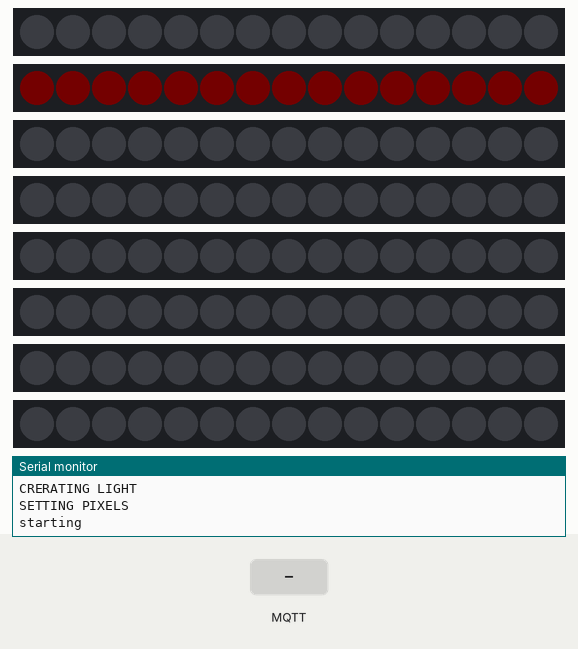
Bench run of a sketch on a simulated ESP8266 (NodeMCU). Parts: 8 × 15 RGB LEDs in strip order, left to right, the last lines printed to the serial monitor. The inputs (shaded band) are chosen by the test bench. Dim RGB values are drawn brighter than linear; WiFi joins after 1.5 s; servers stay silent unless stated; random numbers use the default seed unless the sketch sets one; no MQTT or app messages arrive unless stated.

Above: at 1.1 s.
At 5.2 s:
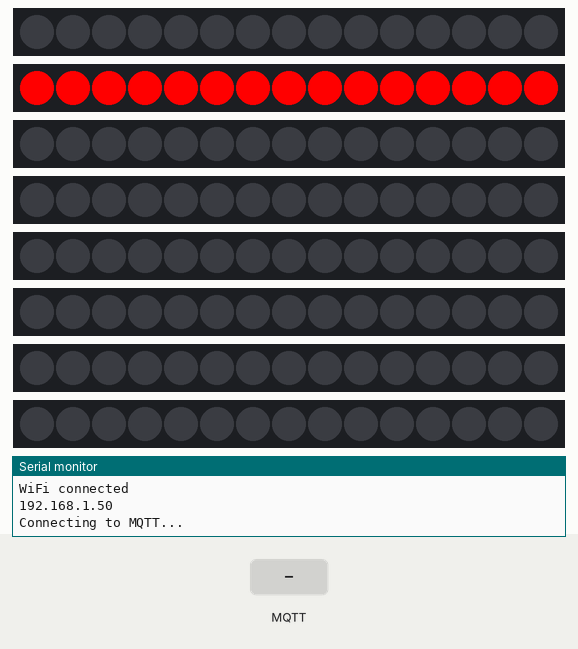
5.3 s: MQTT message "1" arrives on the first subscribed topic
At 7.1 s:
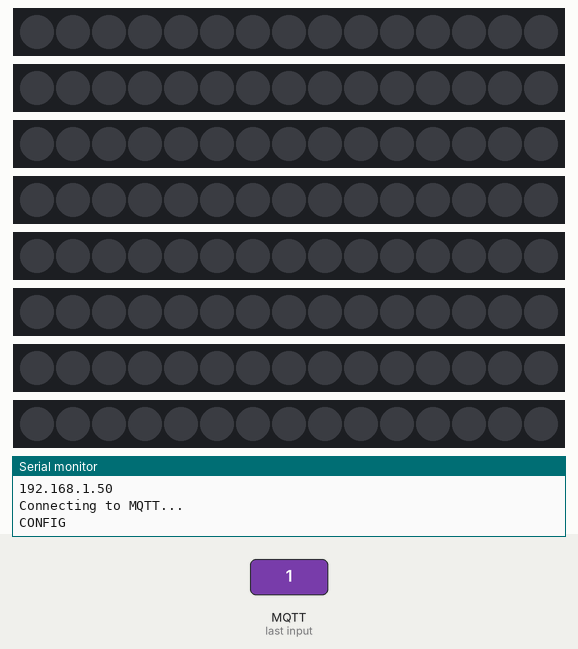
7.7 s: MQTT message "on" arrives on the first subscribed topic
9.2 s: MQTT message "0" arrives on the first subscribed topic
10.7 s: MQTT message "2" arrives on the first subscribed topic
12.2 s: MQTT message "off" arrives on the first subscribed topic
13.7 s: MQTT message "1" arrives on the first subscribed topic
Timing chart, 0 to 16.2 s (numbered marks = the images above; inputs shaded):
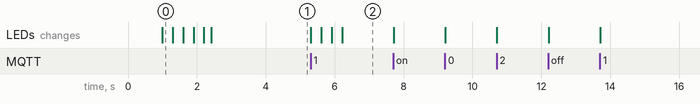

The sketch:

nodemcu_neopixel_mqtt.ino
```cpp
#include <ArduinoJson.h>
#include "./src/Kernel/Kernel.h"
#include "./src/Interface/IModule.h"
#include "./src/Module/LedStripModule/LedStripModule.h"
#include "./src/Module/LedStripModule/Enum/LightType.h"

#define DEVICE_ID "15ledstrip"
#define LED_PIN 5
#define LED_COUNT 15

Kernel *kernel;
LedStripModule *led;

void onConfigurationRecieved(JsonObject configuration)
{
  Serial.println("CONFIG");

  led->applyPreset(Solid, configuration);
}

void onActionTriggered(JsonObject configuration)
{
  Serial.println("ACTION");
}

void setup()
{
  // char *deviceId = (char *)malloc(sizeof(char) * (strlen(DEVICE_ID) + 1));
  // deviceId = (char *)DEVICE_ID;

  led = new LedStripModule(DEVICE_ID, LED_PIN, LED_COUNT);

  Serial.begin(115200);
  delay(1000);

  led->applyPreset(Solid, true);

  // Serial.begin(115200);
  // delay(1000);

  kernel = new Kernel(led, onConfigurationRecieved, onActionTriggered);
}

void loop()
{
  kernel->loop();
  delay(10);
}
```

IModule.h
```cpp
#ifndef IMODULE_INTERFACE
#define IMODULE_INTERFACE

#include <Arduino.h>
#include <ArduinoJson.h>

class IModule
{
public:
    IModule();
    IModule(char *deviceId);
    void setConfiguration(JsonObject &configuration);
    JsonObject getConfiguration();
    char *getDeviceId();
    JsonObject getDefaultConfiguration();

protected:
    virtual void setDefaultConfiguration();
    JsonObject _configuration;
    DynamicJsonDocument doc = DynamicJsonDocument(4096);
    JsonObject _defaultConfiguration;
    char *_deviceId;

};

#endif
```

FirmwareUpdateService.h
```cpp
#ifndef FIRMWARE_UPDATE_SERVICE
#define FIRMWARE_UPDATE_SERVICE

#include <ESP8266WebServer.h>
#include <ArduinoOTA.h>
#include <Arduino.h>
#include "../Interface/IKernelService.h"

class FirmwareUpdateService : public  IKernelService
{
public:
    FirmwareUpdateService(char *password);
    FirmwareUpdateService(const FirmwareUpdateService &) = delete;
    void setup();
    void loop();

private:
    char *_password;
    bool _canUpdateFlag = false;
    uint16_t _timeElapsed = 0;
    ESP8266WebServer _server;

    void setAuthorization(char *password);
    void setExternalRoutes();
    void onStart();
    void onProgress();
    void onEnd();
    void onError();
};

#endif
```

IKernelService.h
```cpp
#ifndef IKERNELSERVICE_INTERFACE
#define IKERNELSERVICE_INTERFACE

#include <Arduino.h>

class IKernelService
{
public:
    IKernelService();
    virtual void setup();
    virtual void loop();

protected:
};

#endif
```

MqttService.h
```cpp
#ifndef MQTT_SERVICE
#define MQTT_SERVICE

#include <Adafruit_NeoPixel.h>
#include <ArduinoJson.h>
#include <PubSubClient.h>
#include <ESP8266WiFi.h>
#include "../Interface/IKernelService.h"
#include "../../Interface/IModule.h"

#define CONFIGURATION_CALLBACK void (*configurationCallback)(JsonObject configuration)
#define ACTION_CALLBACK void (*actionCallback)(JsonObject configuration)

class MqttService : public IKernelService
{
public:
    MqttService(char *host, int port, IModule* deviceModule);
    MqttService(const MqttService &) = delete;
    void setup(CONFIGURATION_CALLBACK, ACTION_CALLBACK);
    void loop();

    char *configTopic();
    char *actionTopic();

private:
    void connect();
    void reconnect();
    void onMqttMessage(char *charTopic, uint8_t *payload, unsigned int length);

    WiFiClient _wifiClient;
    PubSubClient _client;
    IModule* _deviceModule;

    char *_host;
    int _port;
    char *_configTopic;
    char *_actionTopic;

    void (*_configurationCallback)(JsonObject configuration);
    void (*_actionCallback)(JsonObject configuration);
};

#endif
```

WirelessNetworkingService.h
```cpp
#ifndef WIRELESS_NETWORKING_SERVICE
#define WIRELESS_NETWORKING_SERVICE

#include <ESP8266WiFi.h>
#include <Arduino.h>
#include "../Interface/IKernelService.h"

class WirelessNetworkingService : public IKernelService
{
public:
    WirelessNetworkingService(char *ssid, char *password);
    WirelessNetworkingService(const WirelessNetworkingService &) = delete;
    void setup();

private:
    char *_ssid;
    char *_password;

    void setMode();
    void setAccessPoints();
    void init();

};

#endif
```

Kernel.cpp
```cpp
#include "./Kernel.h"

Kernel::Kernel(IModule* deviceModule, CONFIGURATION_CALLBACK, ACTION_CALLBACK)
{
    _deviceModule = deviceModule;
    _configurationCallback = configurationCallback;
    _actionCallback = actionCallback;

    _mqtt = new MqttService(MQTT_HOST, MQTT_PORT, _deviceModule);
    _firmware = new FirmwareUpdateService(FIRMWARE_PASSWORD);
    _wifi = new WirelessNetworkingService(WIFI_SSID, WIFI_PASSWORD);

    init();
}

void Kernel::init()
{
    _wifi->setup();
    _mqtt->setup(_configurationCallback, _actionCallback);
    _firmware->setup();
}

void Kernel::loop()
{
    _firmware->loop();
    _mqtt->loop();
}
```

Kernel.h
```cpp
#ifndef SMART_HOME_KERNEL
#define SMART_HOME_KERNEL

#include "./Interface/WirelessNetworkingService.h"
#include "./Interface/FirmwareUpdateService.h"
#include "./Interface/MqttService.h"
#include "../Interface/IModule.h"

#define WIFI_SSID "The Mainframe"
#define WIFI_PASSWORD "probajpogoditkoja"
#define FIRMWARE_PASSWORD "admin"
#define MQTT_HOST "mqtt-broker.smarthome.lan"
// #define MQTT_HOST "192.168.31.125"
#define MQTT_PORT 1883

#define CONFIGURATION_CALLBACK void (*configurationCallback)(JsonObject configuration)
#define ACTION_CALLBACK void (*actionCallback)(JsonObject configuration)

class Kernel
{
public:
    Kernel(IModule* device, CONFIGURATION_CALLBACK, ACTION_CALLBACK);
    MqttService *_mqtt;
    FirmwareUpdateService *_firmware;
    WirelessNetworkingService *_wifi;
    void loop();

private:
    void init();
    void (*_configurationCallback)(JsonObject configuration);
    void (*_actionCallback)(JsonObject configuration);

    IModule* _deviceModule;
};

#endif
```

FirmwareUpdateService.cpp
```cpp
#include "../Interface/FirmwareUpdateService.h"

FirmwareUpdateService::FirmwareUpdateService(char *password)
{
    _password = password;
}

void FirmwareUpdateService::setup()
{
    setAuthorization(_password);
    setExternalRoutes();

    onStart();
    onEnd();
    onProgress();
    onError();

    ArduinoOTA.begin();
}

void FirmwareUpdateService::loop()
{
    if (_canUpdateFlag)
    {
        uint16_t timeStart = millis();
        Serial.println("Can update for 15 seconds...");
        while (_timeElapsed < 15000)
        {
            ArduinoOTA.handle();
            _timeElapsed = millis() - timeStart;
            delay(10);
        }
        Serial.println("Update period ended");
        _canUpdateFlag = false;
    }

    _server.handleClient();
}

void FirmwareUpdateService::setAuthorization(char *password)
{
    ArduinoOTA.setPassword("admin");
    ArduinoOTA.setPasswordHash("21232f297a57a5a743894a0e4a801fc3");
}

void FirmwareUpdateService::setExternalRoutes()
{
    _server.on("/restart", [this]() {
        Serial.println("RESTART COMMAND");
        _server.send(200, "text/plain", "Restarting...");
        delay(1000);
        ESP.restart();
    });

    _server.on("/upload-firmware", [this]() {
        Serial.println("UPDATE COMMAND");
        _canUpdateFlag = true;
        _server.send(200, "text/plain", "You have 15 seconds to upload your code...");
        _timeElapsed = 0;
    });

    _server.begin();
}

void FirmwareUpdateService::onStart()
{
    ArduinoOTA.onStart([]() {
        String type;
        if (ArduinoOTA.getCommand() == U_FLASH)
        {
            type = "sketch";
        }
        else
        { // U_SPIFFS
            type = "filesystem";
        }

        // NOTE: if updating SPIFFS this would be the place to unmount SPIFFS using SPIFFS.end()
        Serial.println("Start updating " + type);
    });
}

void FirmwareUpdateService::onEnd()
{
    ArduinoOTA.onEnd([]() {
        Serial.println("\nEnd");
    });
}

void FirmwareUpdateService::onProgress()
{
    ArduinoOTA.onProgress([](unsigned int progress, unsigned int total) {
        Serial.printf("Progress: %u%%\r", (progress / (total / 100)));
    });
}

void FirmwareUpdateService::onError()
{
    ArduinoOTA.onError([](ota_error_t error) {
        Serial.printf("Error[%u]: ", error);
        if (error == OTA_AUTH_ERROR)
        {
            Serial.println("Auth Failed");
        }
        else if (error == OTA_BEGIN_ERROR)
        {
            Serial.println("Begin Failed");
        }
        else if (error == OTA_CONNECT_ERROR)
        {
            Serial.println("Connect Failed");
        }
        else if (error == OTA_RECEIVE_ERROR)
        {
            Serial.println("Receive Failed");
        }
        else if (error == OTA_END_ERROR)
        {
            Serial.println("End Failed");
        }
    });
}
```

IKernelService.cpp
```cpp
#include "../Interface/IKernelService.h"

IKernelService::IKernelService() {}

void IKernelService::setup() {}
void IKernelService::loop() {}
```

MqttService.cpp
```cpp
#include "../Interface/MqttService.h"

MqttService::MqttService(char *host, int port, IModule *deviceModule)
{
    _host = host;
    _port = port;
    _deviceModule = deviceModule;
    _client = PubSubClient(_wifiClient);

    _configTopic = (char *)malloc(strlen(_deviceModule->getDeviceId()) + strlen("%s/config") + 1);
    _actionTopic = (char *)malloc(strlen(_deviceModule->getDeviceId()) + strlen("%s/action") + 1);

    sprintf(_configTopic, "%s/config", _deviceModule->getDeviceId());
    sprintf(_actionTopic, "%s/action", _deviceModule->getDeviceId());
}

void MqttService::setup(CONFIGURATION_CALLBACK, ACTION_CALLBACK)
{
    _configurationCallback = configurationCallback;
    _actionCallback = actionCallback;

    _client.setServer(_host, _port);

#ifndef __INTELLISENSE__
    _client.setCallback([this](char *topic, byte *payload, unsigned int length) { this->onMqttMessage(topic, payload, length); });
#endif

    connect();
}

void MqttService::loop()
{
    connect();
    _client.loop();
}

void MqttService::connect()
{
    if (!_client.connected())
    {
        reconnect();
    }
}

void MqttService::reconnect()
{
    Serial.println("Connecting to MQTT...");
    while (!_client.connected())
    {
        String clientId = "ledstrip-";
        clientId += String(random(0xffff), HEX);

        if (_client.connect(clientId.c_str()))
        {
            _client.subscribe(_configTopic);
            _client.subscribe(_actionTopic);
        }
        else
        {
            Serial.print("failed, rc=");
            Serial.print(_client.state());

            delay(5000);
        }
    }

    String serializedConfiguration;
    serializeJson(_deviceModule->getDefaultConfiguration(), serializedConfiguration);

    _client.publish("configuration", serializedConfiguration.c_str());
}

void MqttService::onMqttMessage(char *charTopic, uint8_t *payload, unsigned int length)
{
    String topic = (String)charTopic;

    payload[length] = '\0';
    char *message = (char *)payload;

    DynamicJsonDocument doc(4096);
    auto error = deserializeJson(doc, message);

    if (error)
    {
        Serial.print(F("deserializeJson() failed with code "));
        Serial.println(error.c_str());
    }

    JsonObject configuration = doc.as<JsonObject>();

    sprintf(_configTopic, "%s/config", _deviceModule->getDeviceId());
    sprintf(_actionTopic, "%s/action", _deviceModule->getDeviceId());

    if (topic == _actionTopic)
    {
        _actionCallback(configuration);
    }
    else if (topic == _configTopic)
    {
        _configurationCallback(configuration);
    }
}

char *MqttService::configTopic()
{
    return _configTopic;
}

char *MqttService::actionTopic()
{
    return _actionTopic;
}
```

WirelessNetworkingService.cpp
```cpp
#include "../Interface/WirelessNetworkingService.h"

WirelessNetworkingService::WirelessNetworkingService(char *ssid, char *password)
{
    _ssid = ssid;
    _password = password;
}

void WirelessNetworkingService::setup()
{
    Serial.println("Enabling wifi...");

    setMode();
    setAccessPoints();
    init();
}

void WirelessNetworkingService::setMode()
{
    Serial.printf("Wi-Fi mode set to WIFI_STA %s\n", WiFi.mode(WIFI_STA) ? "" : "Failed!");
}

void WirelessNetworkingService::setAccessPoints()
{
    Serial.println("Setting credentials...");
    WiFi.disconnect();
    delay(100);
    Serial.print("Connecting...");

    Serial.println(_ssid);
    Serial.println(_password);
    WiFi.begin(_ssid, _password);
}

void WirelessNetworkingService::init()
{
    while (WiFi.waitForConnectResult() != WL_CONNECTED)
    {
        Serial.println(WiFi.status());
        Serial.print(".");
        delay(1000);
    }

    Serial.println("");
    Serial.println("WiFi connected");
    Serial.println(WiFi.localIP());
    delay(10);
}
```

IModule.cpp
```cpp
#include "../Interface/IModule.h"

IModule::IModule() {}

IModule::IModule(char *deviceId)
{
    _deviceId = deviceId;
}

void IModule::setConfiguration(JsonObject &configuration)
{
    _configuration = configuration;
}

JsonObject IModule::getConfiguration()
{
    return _configuration;
}

char *IModule::getDeviceId() {
    return _deviceId;
}

void IModule::setDefaultConfiguration() {

}

JsonObject IModule::getDefaultConfiguration()
{
    return _defaultConfiguration;
}
```

LightType.h
```cpp
#ifndef LIGHT_TYPE
#define LIGHT_TYPE

enum LightType
{
    Boot,
    Solid,
    Transition
};

#endif
```

LightFactory.cpp
```cpp
#include <ArduinoJson.h>
#include "../Enum/LightType.h"
#include "../Interface/ILightable.h"
#include "../Interface/SolidLight.h"
#include "../Interface/TransitionLight.h"

class LightFactory
{
public:
    LightFactory()
    {
    }

    ~LightFactory()
    {
    }

    ILightable *getLight(LightType type)
    {
        if (type == Solid)
            return new SolidLight(255, 0, 0);
        if (type == Boot)
            return new SolidLight(0, 255, 0);
        else
            return NULL;
    }

    ILightable *getLight(LightType type, JsonObject &configuration)
    {
        if (type == Solid)
            return new SolidLight(configuration);
        // if (type == Transition)
        //     return new TransitionLight(configuration);
        else
            return NULL;
    }

    int randomNumber(int low, int high)
    {
        return rand() % (high - low) + low;
    }
};
```

ILightable.h
```cpp
#ifndef ILIGHTABLE_INTERFACE
#define ILIGHTABLE_INTERFACE

#include <Adafruit_NeoPixel.h>
#include <Arduino.h>
#include "../Enum/LightType.h"

class ILightable
{
public:
    ILightable();
    virtual void start();
    virtual void stop();
    void setPixels(Adafruit_NeoPixel* pixels);
    Adafruit_NeoPixel _pixels;

protected:
    char* _options;

};

#endif
```

SolidLight.h
```cpp
#ifndef SOLID_LIGHT_MODEL
#define SOLID_LIGHT_MODEL

#include "./ILightable.h"
#include <ArduinoJson.h>

class SolidLight : public ILightable
{
public:
    SolidLight();
    SolidLight(int red, int green, int blue);
    SolidLight(JsonObject &configuration);
    void start();
    void stop();

private:
    JsonObject _configuration;

    int dimChannel(int color);
    int brightenChannel(int color, int colorTarget);
};

#endif
```

TransitionLight.h
```cpp
#ifndef TRANSITION_LIGHT_MODEL
#define TRANSITION_LIGHT_MODEL

#include "./ILightable.h"
#include <ArduinoJson.h>

class TransitionLight : public ILightable
{
public:
    TransitionLight();
    TransitionLight(JsonObject configuration);
    void start();
    void stop();

private:
    JsonObject _configuration;
};

#endif
```

LedStripModule.cpp
```cpp
#include "./LedStripModule.h"

LedStripModule::LedStripModule(char *deviceId, int digitalPin, int numberOfLights) : IModule(deviceId)
{
    _pin = digitalPin;
    _length = numberOfLights;
    _pixels = Adafruit_NeoPixel(_length, _pin, NEO_GRB + NEO_KHZ800);
    _lightFactory = new LightFactory();

    setDefaultConfiguration();

    _pixels.begin();
}

void LedStripModule::applyPreset(LightType type, bool fadeOut)
{
    if (_light != NULL && fadeOut == true)
    {
        Serial.println("sTOPPING");
        _light->stop();
    }

    _light = NULL;
    Serial.println("CRERATING LIGHT");
    _light = _lightFactory->getLight(type);

    Serial.println("SETTING PIXELS");
    _light->setPixels(&_pixels);
    Serial.println("starting");
    _light->start();
    Serial.println("started");
}

void LedStripModule::applyPreset(LightType type, JsonObject &configuration)
{
    if (_light != NULL)
    {
        _light->stop();
    }

    _light = NULL;

    _light = _lightFactory->getLight(type, configuration);
    _light->setPixels(&_pixels);

    _light->start();
}

void LedStripModule::setDefaultConfiguration()
{
    _defaultConfiguration = doc.to<JsonObject>();

    _defaultConfiguration["deviceId"] = _deviceId;

    JsonArray configurationArray = _defaultConfiguration.createNestedArray("configs");

    for (int i = 0; i < _length; i++)
    {
        JsonObject configurationObject = configurationArray.createNestedObject();
        configurationObject["r"] = 255;
        configurationObject["g"] = 255;
        configurationObject["b"] = 255;
        configurationObject["type"] = "color";
    }
}
```

LedStripModule.h
```cpp
#ifndef LED_STRIP_MODULE
#define LED_STRIP_MODULE

#include <Adafruit_NeoPixel.h>
#include <ArduinoJson.h>
#include "./Interface/SolidLight.h"
#include "./Interface/ILightable.h"
#include "./Helper/LightFactory.cpp"
#include "../../Interface/IModule.h"

class LedStripModule : public IModule
{
public:
    LedStripModule(char *deviceId, int digitalPin, int numberOfLights);
    LedStripModule(const LedStripModule &) = delete;
    void applyPreset(LightType type, bool fadeOut = true);
    void applyPreset(LightType type, JsonObject &configuration);

private:
    void setDefaultConfiguration();

    Adafruit_NeoPixel _pixels;
    int _pin;
    int _length;
    LightFactory *_lightFactory;
    ILightable *_light = NULL;
};

#endif
```

ILightable.cpp
```cpp
#include "../Interface/ILightable.h"

ILightable::ILightable()
{

}

void ILightable::start()
{
}

void ILightable::stop()
{
}

void ILightable::setPixels(Adafruit_NeoPixel *pixels)
{
    _pixels = *pixels;
}
```

Source omitted: SolidLight.cpp (2611 bytes), TransitionLight.cpp (993 bytes)
